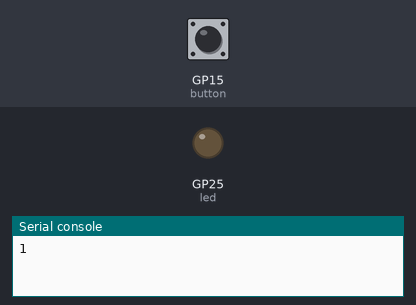
Bench run of a program on a simulated Raspberry Pi Pico running MicroPython. Parts: output pins drawn as LEDs (lit = HIGH), the last lines printed to the serial console. Inputs (shaded band) come from the test bench; at power-on: GP15 (button) HIGH.

Above: at 1.2 s.
1.3 s: GP15 (button) pulled LOW for 0.15 s
At 1.37 s:
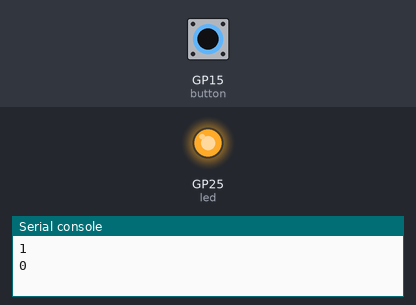
2.9 s: GP15 (button) pulled LOW for 3.2 s
At 6.6 s:
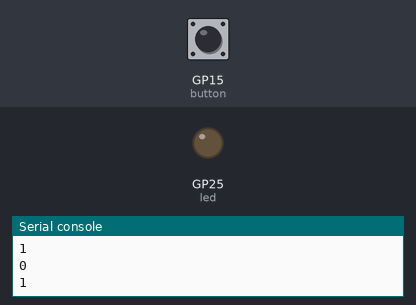
Timing chart, 0 to 8.1 s (numbered marks = the images above; inputs shaded):
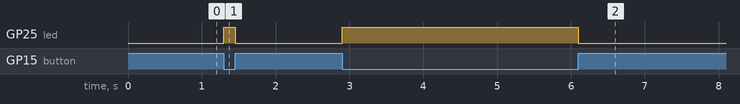

The program:

31-button-led-test.py
```python
from machine import Pin
import time

# input on the lower left of the Pico
# the other side of the button goes to ground
# if the switch is open the value is pulled up to 3.3 volts
BUTTON_PIN = 15

# Create a button object on the pin
button = Pin(BUTTON_PIN, Pin.IN, Pin.PULL_UP)

BUILT_IN_LED_PIN = 25
# create an LED object
led = Pin(BUILT_IN_LED_PIN, Pin.OUT)

button_value = 0
old_value = 0
while True:
    # get the new value
    button_value = button.value()

    # change the LED to on when the button is pressed
    if button_value == 1:
        led.off()
    else:
        led.on()

    # only print on if there is a change
    if button_value != old_value:
        print(button_value)
        old_value = button_value
```

Measured:
- after the input at 1.3 s, GP25 (led): LOW → HIGH at once, → LOW 0.15 s later
- after the input at 2.9 s, GP25 (led): LOW → HIGH at once, → LOW 3.2 s later
